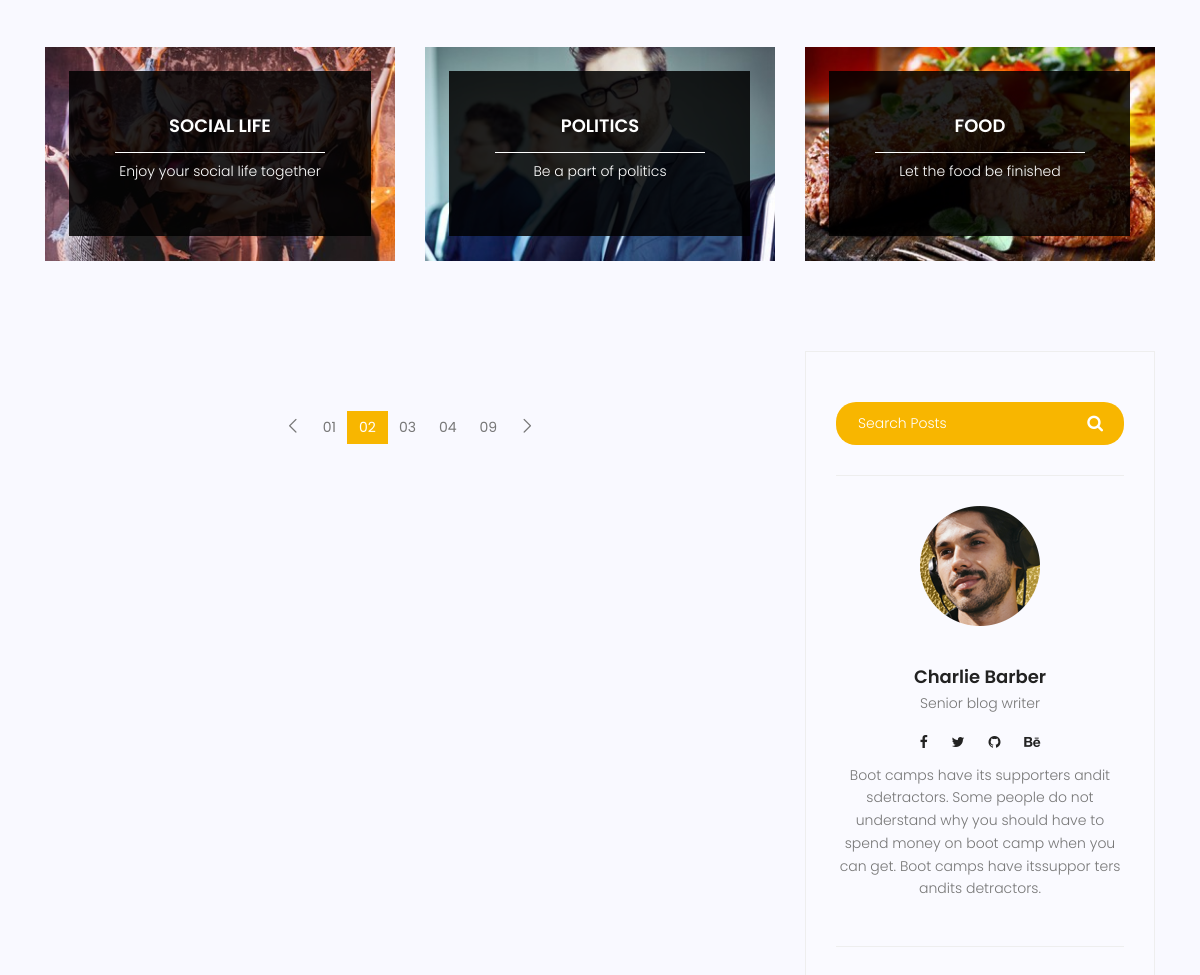
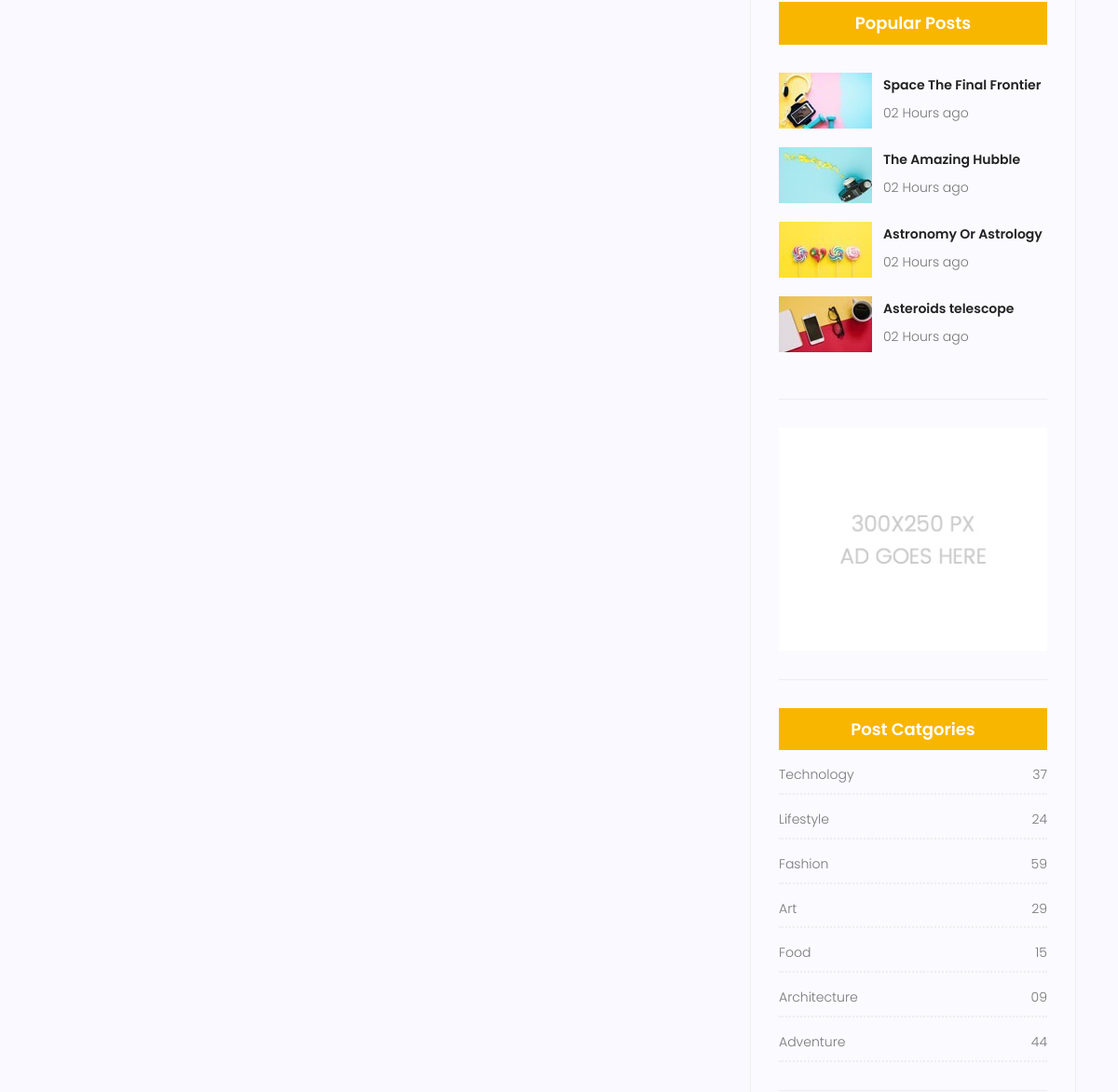
/blog/ (middle part), run on an earlier commit of the app's database (2 pictures, top to bottom).
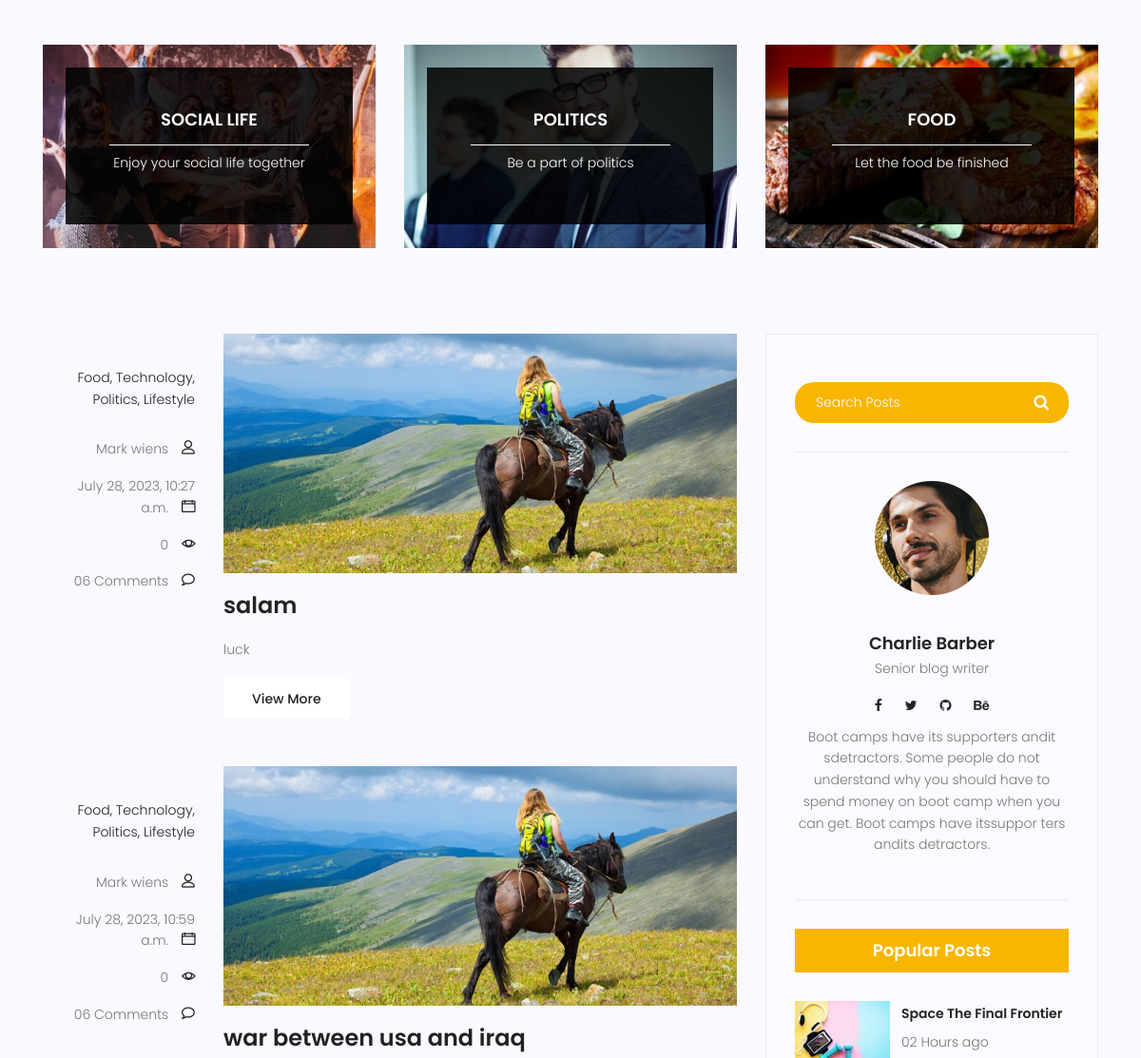
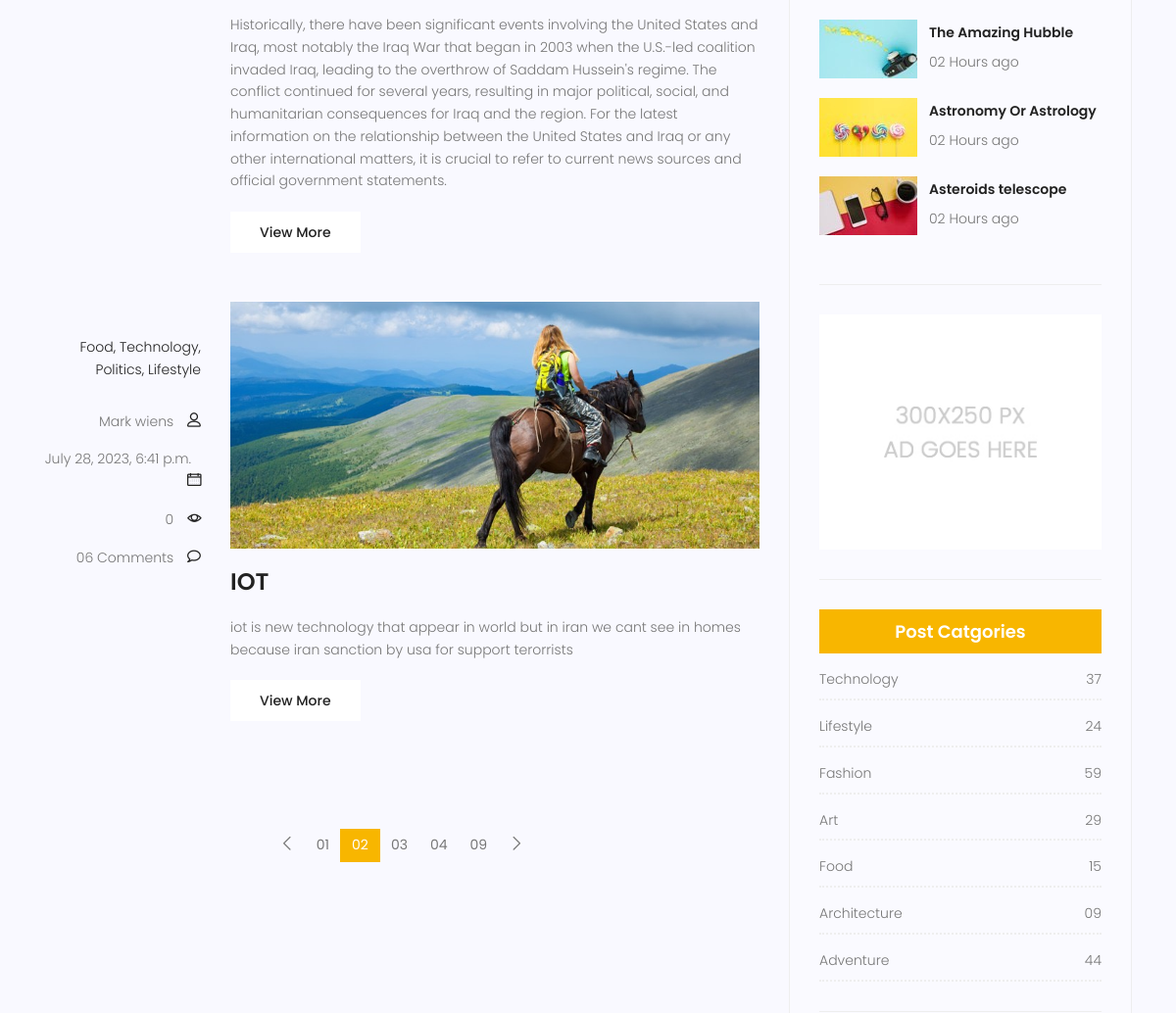
And on a later commit of the database (2 pictures, top to bottom).
### blog/models.py (models this page shows, shortened)
class Post(models.Model):
    title = models.CharField(max_length=256)
    content = models.TextField()
    counted_view = models.IntegerField(default=0)#default=0
    status = models.BooleanField(default=False)
    published_date = models.DateTimeField(null=True)
    created_date = models.DateTimeField(auto_now_add=True)
    updated_date = models.DateTimeField(auto_now=True)   #2023-07-21 13:57:04.296657

### blog/views.py (the view)
# urls.py: path("", blog_view, name='index'),
def blog_view(request):
    posts  = Post.objects.filter(status=1)
    context = {'posts':posts}
    return render(request, "blog/blog-home.html", context)

### templates/blog/blog-home.html (shortened to what this page needs)
{%extends 'base.html' %}
{% load static %}
{%block content%}
<section class="top-category-widget-area pt-90 pb-90 ">
	<div class="container">
		<div class="row">
			<div class="col-lg-4">
				<div class="single-cat-widget">
					<div class="content relative">
						<div class="overlay overlay-bg"></div>
						<a href="#" target="_blank">
							<div class="thumb">
								<img class="content-image img-fluid d-block mx-auto"
									src="{% static 'img/blog/cat-widget1.jpg' %}" alt="">
							</div>
							<div class="content-details">
								<h4 class="content-title mx-auto text-uppercase">Social life</h4>
								<span></span>
								<p>Enjoy your social life together</p>
							</div>
						</a>
					</div>
				</div>
			</div>
			<div class="col-lg-4">
				<div class="single-cat-widget">
					<div class="content relative">
						<div class="overlay overlay-bg"></div>
						<a href="#" target="_blank">
							<div class="thumb">
								<img class="content-image img-fluid d-block mx-auto"
									src="{% static 'img/blog/cat-widget2.jpg' %}" alt="">
							</div>
							<div class="content-details">
								<h4 class="content-title mx-auto text-uppercase">Politics</h4>
								<span></span>
								<p>Be a part of politics</p>
							</div>
						</a>
					</div>
				</div>
			</div>
			<div class="col-lg-4">
				<div class="single-cat-widget">
					<div class="content relative">
						<div class="overlay overlay-bg"></div>
						<a href="#" target="_blank">
							<div class="thumb">
								<img class="content-image img-fluid d-block mx-auto"
									src="{% static 'img/blog/cat-widget3.jpg' %}" alt="">
							</div>
							<div class="content-details">
								<h4 class="content-title mx-auto text-uppercase">Food</h4>
								<span></span>
								<p>Let the food be finished</p>
							</div>
						</a>
					</div>
				</div>
			</div>
		</div>
	</div>
</section>
<section class="post-content-area">
	<div class="container">
		<div class="row">
			<div class="col-lg-8 posts-list">
				{% for post in posts%}
				<div class="single-post row">
					<div class="col-lg-3  col-md-3 meta-details">
						<ul class="tags">
							<li><a href="#">Food,</a></li>
							<li><a href="#">Technology,</a></li>
							<li><a href="#">Politics,</a></li>
							<li><a href="#">Lifestyle</a></li>
						</ul>
						<div class="user-details row">
							<p class="user-name col-lg-12 col-md-12 col-6"><a href="#">Mark wiens</a> <span
									class="lnr lnr-user"></span></p>
							<p class="date col-lg-12 col-md-12 col-6"><a href="#">{{post.published_date}}</a> <span
									class="lnr lnr-calendar-full"></span></p>
							<p class="view col-lg-12 col-md-12 col-6"><a href="#">{{post.counted_view}}</a> <span
									class="lnr lnr-eye"></span></p>
							<p class="comments col-lg-12 col-md-12 col-6"><a href="#">06 Comments</a> <span
									class="lnr lnr-bubble"></span></p>
						</div>
					</div>
					<div class="col-lg-9 col-md-9 ">
						<div class="feature-img">
							<img class="img-fluid" src="{% static 'img/blog/feature-img1.jpg' %}" alt="">
						</div>
						<a class="posts-title" href="#">
							<h3>{{post.title}}</h3>
						</a>
						<p class="excert">
							{{post.content}}
						</p>
						<a href="{{post.id}}" class="primary-btn">View More</a>
					</div>
				</div>
				{% endfor%}
				<nav class="blog-pagination justify-content-center d-flex">
					<ul class="pagination">
						<li class="page-item">
							<a href="#" class="page-link" aria-label="Previous">
								<span aria-hidden="true">
									<span class="lnr lnr-chevron-left"></span>
								</span>
							</a>
						</li>
						<li class="page-item"><a href="#" class="page-link">01</a></li>
						<li class="page-item active"><a href="#" class="page-link">02</a></li>
						<li class="page-item"><a href="#" class="page-link">03</a></li>
						<li class="page-item"><a href="#" class="page-link">04</a></li>
						<li class="page-item"><a href="#" class="page-link">09</a></li>
						<li class="page-item">
							<a href="#" class="page-link" aria-label="Next">
								<span aria-hidden="true">
									<span class="lnr lnr-chevron-right"></span>
								</span>
							</a>
						</li>
					</ul>
				</nav>
			</div>
			<div class="col-lg-4 sidebar-widgets">
				<div class="widget-wrap">
					<div class="single-sidebar-widget search-widget">
						<form class="search-form" action="#">
							<input placeholder="Search Posts" name="search" type="text" onfocus="this.placeholder = ''"
								onblur="this.placeholder = 'Search Posts'">
							<button type="submit"><i class="fa fa-search"></i></button>
						</form>
					</div>
					<div class="single-sidebar-widget user-info-widget">
						<img src="{% static 'img/blog/user-info.png" alt="">
						<a href="#">
							<h4>Charlie Barber</h4>
						</a>
						<p>
							Senior blog writer
						</p>
						<ul class="social-links">
							<li><a href="#"><i class="fa fa-facebook"></i></a></li>
							<li><a href="#"><i class="fa fa-twitter"></i></a></li>
							<li><a href="#"><i class="fa fa-github"></i></a></li>
							<li><a href="#"><i class="fa fa-behance"></i></a></li>
						</ul>
						<p>
							Boot camps have its supporters andit sdetractors. Some people do not understand why you
							should have to spend money on boot camp when you can get. Boot camps have itssuppor ters
							andits detractors.
						</p>
					</div>
					<div class="single-sidebar-widget popular-post-widget">
						<h4 class="popular-title">Popular Posts</h4>
						<div class="popular-post-list">
							<div class="single-post-list d-flex flex-row align-items-center">
								<div class="thumb">
									<img class="img-fluid" src="{% static 'img/blog/pp1.jpg' %}" alt="">
								</div>
								<div class="details">
									<a href="blog-single.html">
										<h6>Space The Final Frontier</h6>
									</a>
									<p>02 Hours ago</p>
								</div>
							</div>
							<div class="single-post-list d-flex flex-row align-items-center">
								<div class="thumb">
									<img class="img-fluid" src="{% static 'img/blog/pp2.jpg' %}" alt="">
								</div>
								<div class="details">
									<a href="blog-single.html">
										<h6>The Amazing Hubble</h6>
									</a>
									<p>02 Hours ago</p>
								</div>
							</div>
							<div class="single-post-list d-flex flex-row align-items-center">
								<div class="thumb">
									<img class="img-fluid" src="{% static 'img/blog/pp3.jpg' %}" alt="">
								</div>
								<div class="details">
									<a href="blog-single.html">
										<h6>Astronomy Or Astrology</h6>
									</a>
									<p>02 Hours ago</p>
								</div>
							</div>
							<div class="single-post-list d-flex flex-row align-items-center">
								<div class="thumb">
									<img class="img-fluid" src="{% static 'img/blog/pp4.jpg' %}" alt="">
								</div>
								<div class="details">
									<a href="blog-single.html">
										<h6>Asteroids telescope</h6>
									</a>
									<p>02 Hours ago</p>
								</div>
							</div>
						</div>
					</div>
					<div class="single-sidebar-widget ads-widget">
						<a href="#"><img class="img-fluid" src="{% static 'img/blog/ads-banner.jpg' %}" alt=""></a>
					</div>
					<div class="single-sidebar-widget post-category-widget">
						<h4 class="category-title">Post Catgories</h4>
						<ul class="cat-list">
							<li>
								<a href="#" class="d-flex justify-content-between">
									<p>Technology</p>
									<p>37</p>
								</a>
							</li>
							<li>
								<a href="#" class="d-flex justify-content-between">
									<p>Lifestyle</p>
									<p>24</p>
								</a>
							</li>
							<li>
								<a href="#" class="d-flex justify-content-between">
									<p>Fashion</p>
									<p>59</p>
								</a>
							</li>
							<li>
								<a href="#" class="d-flex justify-content-between">
									<p>Art</p>
									<p>29</p>
								</a>
							</li>
							<li>
								<a href="#" class="d-flex justify-content-between">
									<p>Food</p>
									<p>15</p>
								</a>
							</li>
							<li>
								<a href="#" class="d-flex justify-content-between">
									<p>Architecture</p>
									<p>09</p>
								</a>
							</li>
							<li>
								<a href="#" class="d-flex justify-content-between">
									<p>Adventure</p>
									<p>44</p>
								</a>
							</li>
						</ul>
					</div>
				</div>
			</div>
		</div>
	</div>
</section>
{%endblock%}

### templates/base.html (shortened to what this page needs)
{% load static %}
<!DOCTYPE html>
<html lang="zxx" class="no-js">
<head>
    <link rel="stylesheet" href="{% static 'css/linearicons.css' %}">
    <link rel="stylesheet" href="{% static 'css/font-awesome.min.css' %} ">
    <link rel="stylesheet" href="{% static 'css/bootstrap.css' %} ">
    <link rel="stylesheet" href="{% static 'css/magnific-popup.css' %} ">
    <link rel="stylesheet" href="{% static 'css/jquery-ui.css' %} ">
    <link rel="stylesheet" href="{% static 'css/nice-select.css' %} ">
    <link rel="stylesheet" href="{% static 'css/animate.min.css' %} ">
    <link rel="stylesheet" href="{% static 'css/owl.carousel.css' %} ">
    <link rel="stylesheet" href="{% static 'css/main.css' %} ">
</head>
<body>
    {% block content %}
    {%endblock %}
</body>
</html>

What changed in the data, as far as the page shows it:
added Post: published_date "July 28, 2023, 10:27 a.m.", counted_view "0", title "salam", content "luck"
added Post: published_date "July 28, 2023, 10:59 a.m.", counted_view "0", title "war between usa and iraq", content "Historically, there have been significant events involving the United States and Iraq, most notably the Iraq War that began in 2003 when the U.S.-led coalition invaded Iraq, leading to the overthrow of Saddam Hussein's regime. The conflict continued for several years, resulting in major political, social, and humanitarian consequences for Iraq and the region. For the latest information on the relationship between the United States and Iraq or any other international matters, it is crucial to refer to current news sources and official government statements."
added Post: published_date "July 28, 2023, 6:41 p.m.", counted_view "0", title "IOT", content "iot is new technology that appear in world but in iran we cant see in homes because iran sanction by usa for support terorrists"
